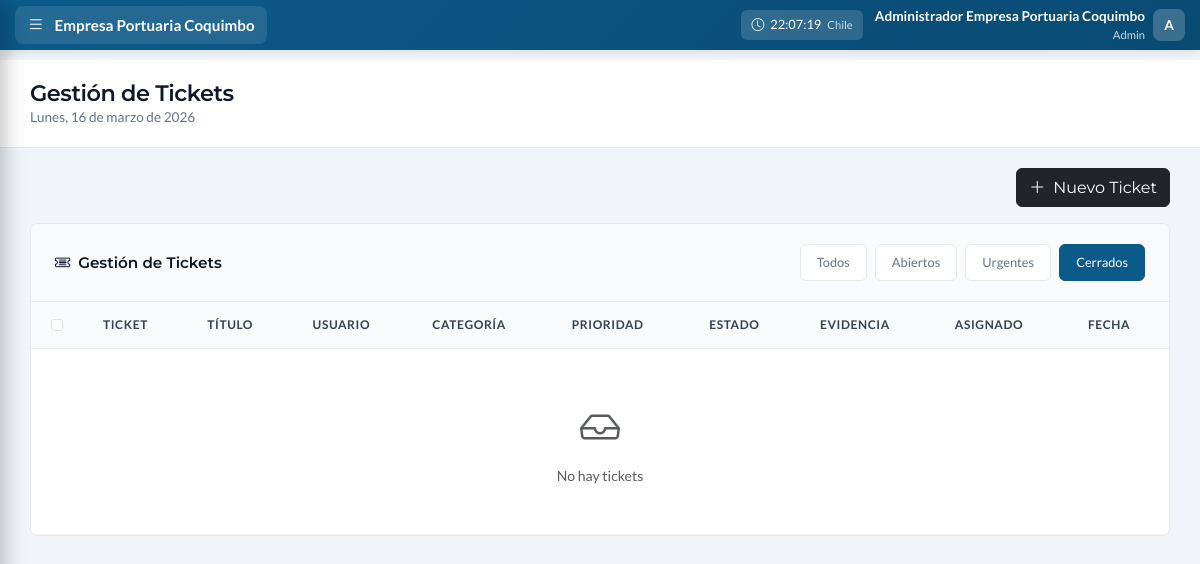
The app's page /soporte_admin.php?page=tickets&filter=closed (signed in) with its own data.
### tables this page shows
CREATE TABLE IF NOT EXISTS users (
    id INT AUTO_INCREMENT PRIMARY KEY,
    name VARCHAR(100) NOT NULL,
    username VARCHAR(50) NOT NULL UNIQUE,
    email VARCHAR(150) NOT NULL UNIQUE,
    password VARCHAR(255) NOT NULL,
    role ENUM('admin', 'soporte', 'social', 'denuncia', 'user') NOT NULL DEFAULT 'user',
    is_active TINYINT(1) DEFAULT 1,
    last_login TIMESTAMP NULL,
    login_attempts INT DEFAULT 0,
    locked_until TIMESTAMP NULL,
    birthday DATE DEFAULT NULL,
    phone VARCHAR(20) DEFAULT NULL,
    department VARCHAR(100) DEFAULT NULL,
    position VARCHAR(100) DEFAULT NULL,
    avatar VARCHAR(255) DEFAULT NULL,
    bio TEXT DEFAULT NULL,
    created_at TIMESTAMP DEFAULT CURRENT_TIMESTAMP,
    updated_at TIMESTAMP DEFAULT CURRENT_TIMESTAMP ON UPDATE CURRENT_TIMESTAMP,
    INDEX idx_username (username),
    INDEX idx_email (email),
    INDEX idx_role (role)
);

### includes/autenticacion.php (called while the page is built, shortened)
<?php
function isLoggedIn() {
    return isset($_SESSION['logged_in']) && $_SESSION['logged_in'] === true;
}
function getCurrentUser() {
    global $pdo;
    $stmt = $pdo->prepare('SELECT id, name, username, email, role FROM users WHERE id = ?');
    $stmt->execute([$_SESSION['user_id']]);
    return $stmt->fetch();
}
?>

### includes/barra_lateral_soporte.php (the view, shortened to what this page needs)
<link href="css/sidebar-soporte.css" rel="stylesheet">
<div class="epco-topbar">
    <button class="epco-logo-btn" id="sidebarToggle" onclick="toggleSidebar()">
        <i class="bi bi-list menu-icon"></i>
        <span class="logo-text">Empresa Portuaria Coquimbo</span>
    </button>
    <div class="topbar-right">
        <div class="topbar-clock d-none d-md-flex">
            <i class="bi bi-clock"></i>
            <span id="chileTime">--:--:--</span>
            <small class="opacity-75">Chile</small>
        </div>
        <div class="topbar-user">
            <div class="topbar-user-info d-none d-md-block">
                <div class="topbar-user-name"><?= htmlspecialchars($user['name']) ?></div>
                <div class="topbar-user-role"><?= ucfirst($user['role']) ?></div>
            </div>
            <div class="dropdown">
                <div class="topbar-avatar" role="button" data-bs-toggle="dropdown">
                    <?= strtoupper(substr($user['name'], 0, 1)) ?>
                </div>
            </div>
        </div>
    </div>
</div>

### public/css/soporte-admin.css (style rules this page uses)
* { font-family: 'Lato', sans-serif; }
:root { --primary-dark: #0c5a8a; --primary-light: #094a72; --primary-soft: #e8f4fc; --gray-50: #f8fafc; --gray-100: #f1f5f9; --gray-200: #e2e8f0; --gray-500: #64748b; --gray-700: #334155; --gray-900: #0f172a; }
body.has-sidebar { background: var(--gray-100); display: block; min-height: 100vh; align-items: initial; justify-content: initial; position: static; }
body.has-sidebar::before { display: none; }

### public/css/sidebar-soporte.css (style rules this page uses)
.epco-topbar { position: fixed; top: 0; left: 0; right: 0; height: 50px; background: linear-gradient(135deg, #0c5a8a 0%, #094a72 100%); z-index: 1001; display: flex; align-items: center; justify-content: space-between; padding: 0 15px; box-shadow: 0 2px 10px rgba(0,0,0,0.1); }
.epco-logo-btn { display: flex; align-items: center; gap: 10px; background: rgba(255,255,255,0.1); border: none; padding: 6px 12px; border-radius: 8px; cursor: pointer; transition: all 0.2s ease; color: white; }
.epco-logo-btn .logo-text { font-size: 0.95rem; font-weight: 600; }
.epco-logo-btn .menu-icon { font-size: 1.1rem; transition: transform 0.2s ease; }
.topbar-right { display: flex; align-items: center; gap: 12px; }
.topbar-clock { display: flex; align-items: center; gap: 6px; background: rgba(255,255,255,0.15); padding: 5px 10px; border-radius: 6px; color: white; font-size: 0.8rem; }
.topbar-user { display: flex; align-items: center; gap: 8px; color: white; }
.topbar-user-info { text-align: right; }
.topbar-user-name { font-weight: 600; font-size: 0.85rem; }
.topbar-user-role { font-size: 0.7rem; opacity: 0.8; }
.topbar-avatar { width: 32px; height: 32px; background: rgba(255,255,255,0.2); border-radius: 8px; display: flex; align-items: center; justify-content: center; font-weight: 600; font-size: 0.85rem; cursor: pointer; transition: all 0.2s; }
body.has-sidebar { padding-top: 50px; }

### records on screen
users: name "Administrador Empresa Portuaria Coquimbo", role "Admin", name "A"

### other values on screen
$pageTitles[$page] "Gestión de Tickets"
